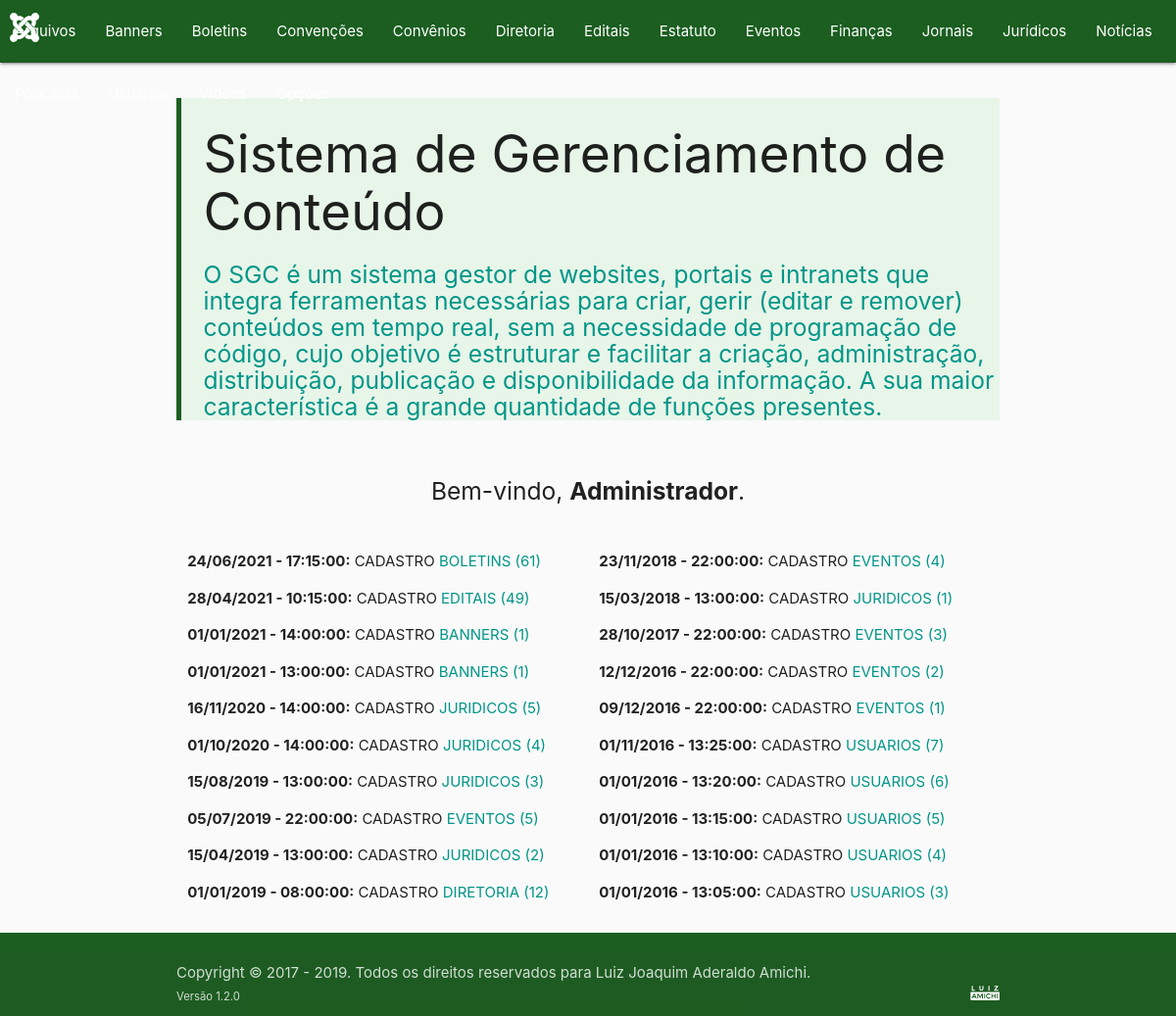
Before: /sgc/panel.php (signed in) with the older database file.
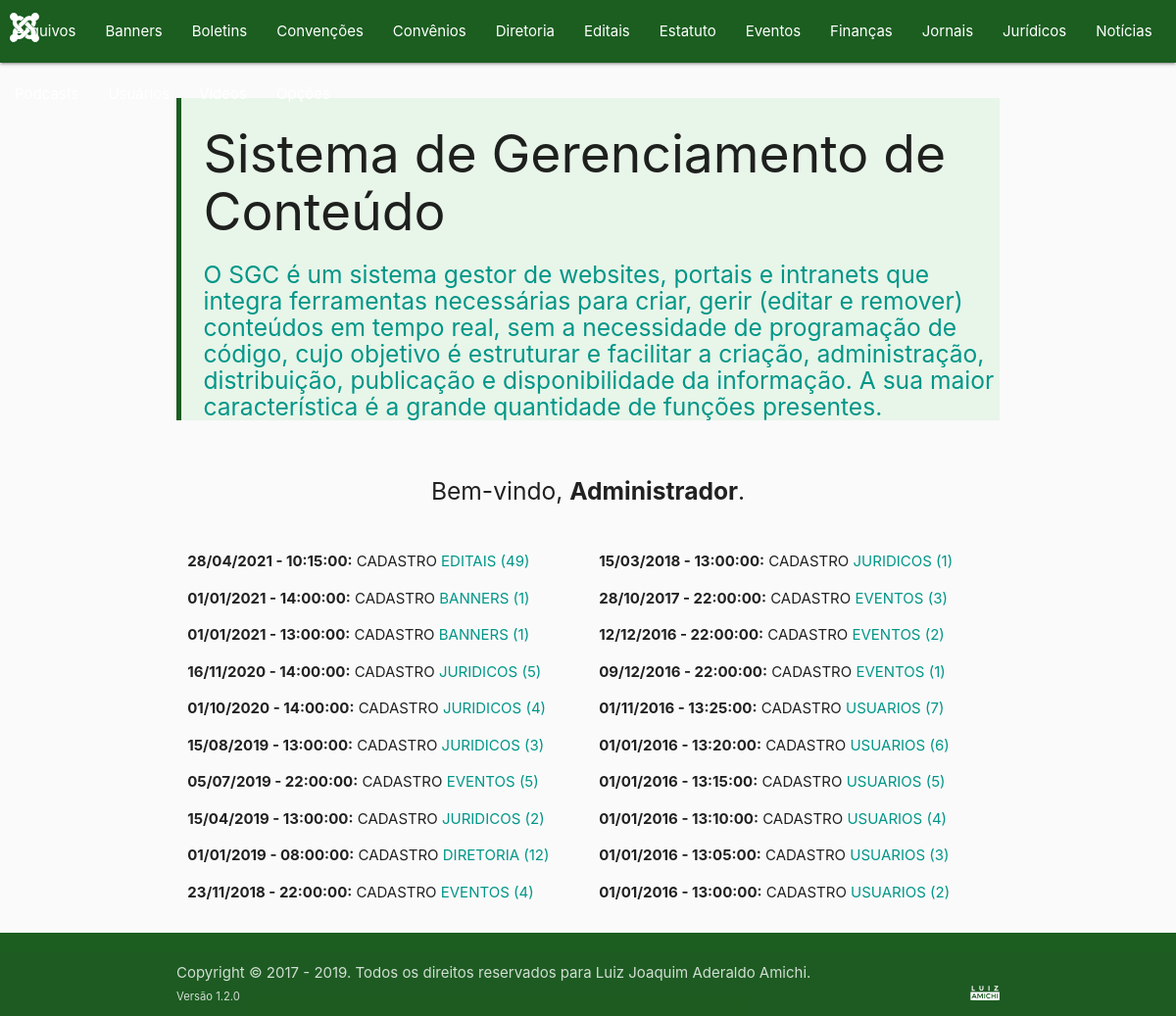
After: the same page with the newer database file.
### tables this page shows
CREATE TABLE IF NOT EXISTS `REGISTROS` (
	`ID` INT NOT NULL AUTO_INCREMENT PRIMARY KEY,
	`OPERACAO` VARCHAR(16) NOT NULL,
	`TABELA` VARCHAR(16) NOT NULL,
	`ERRO` VARCHAR(512) NULL,
	`REGISTRO` INT NOT NULL,
	`USUARIO` INT NOT NULL,
	`DATA` DATETIME NOT NULL
);

### sgc/dao.php (called while the page is built, shortened)
<?php
	function mysql() {
		$host = 'sinteemar.com.br';
		$user = 'sint';
		$password = 'Senha do banco de dados';
		$schema = 'sint_2019';
		try {
			$connection = new mysqli($host, $user, $password, $schema);
			$connection->set_charset('utf8');
		}
		catch(Exception $e) {
			$connection = null;
		}
		finally {
			return $connection;
		}
	}
	function sql_read($table, $condition=null, $unique=false) {
		$query = 'SELECT @ROW_NUMBER:=@ROW_NUMBER+1 AS ROWNUM, 1 FIX, ' . $table . '.* FROM ' . $table . ', (SELECT @ROW_NUMBER:=0) AS RN ' . ($condition ? ' WHERE ' . $condition : '') . ';';
		$rows = null;
		if($sql = mysql()) {
			try {
				$result = $sql->query($query);
				if($result->num_rows == 0) {
					$rows = array();
				}
				elseif($result->num_rows == 1) {
					$rows = $unique ? $result->fetch_assoc() : array($result->fetch_assoc());
				}
				else {
					$rows = $unique ? $result->fetch_all(MYSQLI_ASSOC)[0] : $result->fetch_all(MYSQLI_ASSOC);
				}
			}
			catch(Exception $e) {
				$rows = null;
			}
			finally {
				mysqli_close($sql);
			}
		}
		return $rows;
	}
?>

### sgc/panel.php (the view, shortened to what the rows shown need)
<?php
	if(isset($_SESSION['user'])) {
		$user = unserialize($_SESSION['user']);
	}
	else {
		header('Location: index.php');
		return false;
	}
	$actions = array('list', 'insert', 'update', 'view');
	$subtitles = array('help'=> 'Ajuda', 'list'=> 'Listar', 'insert'=> 'Inserir', 'update'=> 'Atualizar', 'view'=> 'Visualizar');
	$pages = array_slice(scandir('models'), 2);
	$action = filter_input(INPUT_GET, 'action', FILTER_SANITIZE_STRING, FILTER_FLAG_STRIP_LOW);
	$column = filter_input(INPUT_GET, 'column', FILTER_SANITIZE_STRING, FILTER_FLAG_STRIP_LOW);
	$page = filter_input(INPUT_GET, 'page', FILTER_SANITIZE_STRING, FILTER_FLAG_STRIP_LOW);
	$value = filter_input(INPUT_GET, 'value', FILTER_SANITIZE_STRING, FILTER_FLAG_STRIP_LOW);
	require('dao.php');
	if(in_array($action, $actions) && in_array($page . '.php', $pages)) {
		include('models/' . $page . '.php');
		if($column && $value && !(array_key_exists(strtoupper($column), $columns))) {
			$action = 'logged';
			$title = 'Sistema de Gerenciamento de Conteúdo';
			$subtitles[$action] = 'O SGC é um sistema gestor de websites, portais e intranets que integra ferramentas necessárias para criar, gerir (editar e remover) conteúdos em tempo real, sem a necessidade de programação de código, cujo objetivo é estruturar e facilitar a criação, administração, distribuição, publicação e disponibilidade da informação. A sua maior característica é a grande quantidade de funções presentes.';
		}
		if(!$user[$table]) {
			$action = 'blocked';
			$subtitles[$action] = 'Você não possui permissão para acessar esta página e suas funcionalidades.';
		}
	}
	else {
		$action = strcmp($action, 'help') == 0 ? 'help' : 'logged';
		$title = strcmp($action, 'help') == 0 ? 'Ajuda' : 'Sistema de Gerenciamento de Conteúdo';
	}
?>
<!DOCTYPE html>
<html lang="pt-br" style="min-height: 100%; position: relative;">
<head>
	<link href="../css/materialize.min.css" rel="stylesheet" type="text/css"/>
</head>
<body class="grey lighten-5">
	<div class="container" style="margin-bottom: 100px;">
		<blockquote class="green lighten-5">
			<h2>
				<?= $title ?>
			</h2>
		</blockquote>
		<br/>
<?php
	if(strcmp($action, 'logged') == 0) {
		$rows = array_slice((array) sql_read($table='REGISTROS', $condition='USUARIO=' . $user['ID'] . ' ORDER BY ID DESC', $unique=false), 0, 20);
?>
		<br/>
		<div class="row">
<?php
		foreach($rows as $r => $row) {
			if(intdiv(count($rows) + 1, 2) == $r || $r == 0) {
?>
			<div class="col m6 s12">
<?php
			}
?>
				<p><strong><?= date_format(new DateTime($row['DATA']), 'd/m/Y - H:i:s') ?>:</strong> <?= $row['OPERACAO'] ?> <a class="teal-text" href="?action=view&page=<?= strtolower($row['TABELA']) ?>&column=id&value=<?= $row['REGISTRO'] ?>" title="Visualizar registro"><?= $row['TABELA'] . ' (' . $row['REGISTRO'] . ')' ?></a></p>
<?php
			if(intdiv(count($rows) - 1, 2) == $r || count($rows) == $r + 1) {
?>
			</div>
<?php
			}
?>
<?php
		}
?>
		</div>
<?php
	}
?>
	</div>
</body>
</html>

Changed rows visible on the page:
no longer on this page (row edited): registros: DATA "24/06/2021 - 17:15:00", OPERACAO "CADASTRO", TABELA "BOLETINS", REGISTRO "61"
now on this page (row unchanged): registros: DATA "01/01/2016 - 13:00:00", OPERACAO "CADASTRO", TABELA "USUARIOS", REGISTRO "2"
